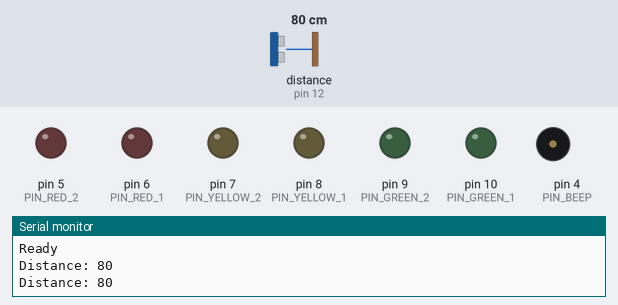
The sketch below on a simulated Arduino Uno, built with avr-gcc and run on an emulated ATmega328P. Parts: output pins drawn as LEDs (lit = HIGH), buzzer (waves = sounding), the last lines printed to the serial monitor. The test bench sets the inputs (shaded band); at power-on: distance to the obstacle (sensor on pin 12) 80 cm. The echo pulse lasts 58.3 µs per cm.

Above: at 2.2 s.
2.3 s: distance to the obstacle (sensor on pin 12) set to 72 cm
At 3.5 s:
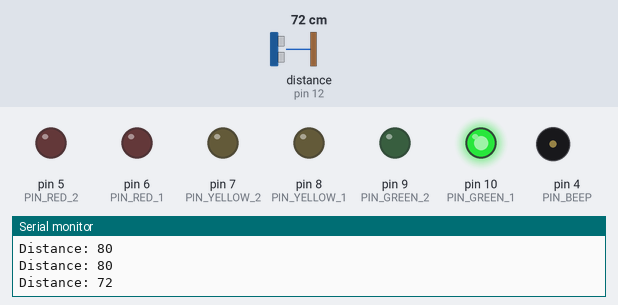
6.4 s: distance to the obstacle (sensor on pin 12) set to 63 cm
9.9 s: distance to the obstacle (sensor on pin 12) set to 57 cm
At 10.66 s:
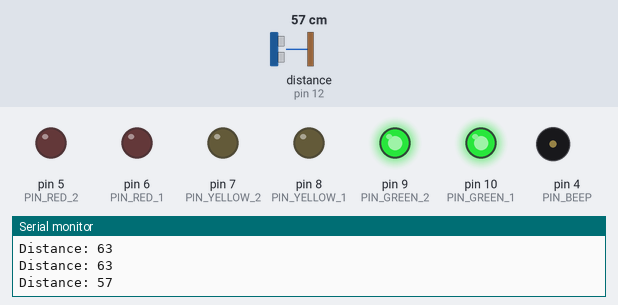
13.4 s: distance to the obstacle (sensor on pin 12) set to 50 cm
16.9 s: distance to the obstacle (sensor on pin 12) set to 43 cm
At 18.12 s:
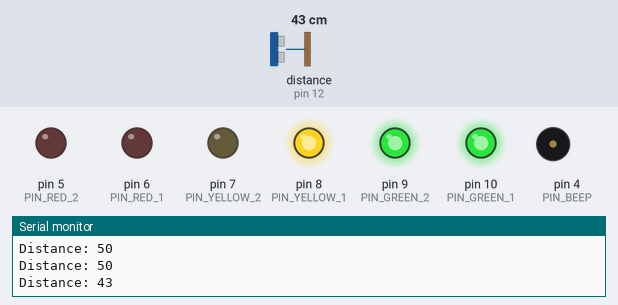
20.4 s: distance to the obstacle (sensor on pin 12) set to 2 cm
At 21.3 s:
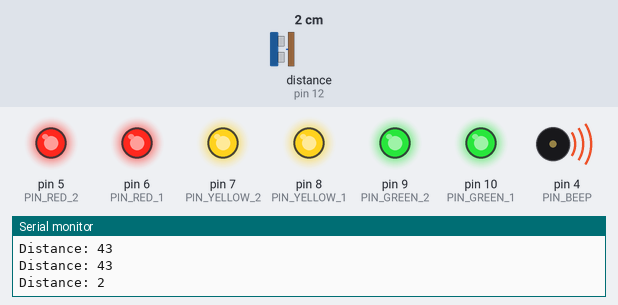
Timing chart, 0 to 24.9 s (numbered marks = the images above; inputs shaded):
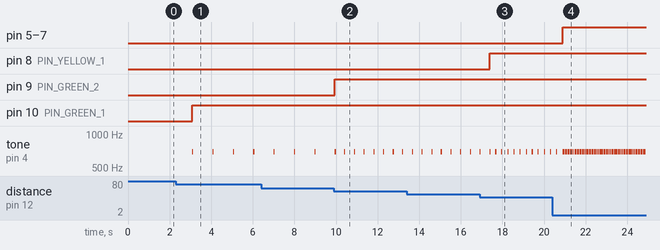

The sketch:

prox_sensor.ino
```cpp
#include <pitches.h>
#include "SR04.h"

#define PIN_GREEN_1 10
#define PIN_GREEN_2 9
#define PIN_YELLOW_1 8
#define PIN_YELLOW_2 7
#define PIN_RED_1 6
#define PIN_RED_2 5

#define PIN_BEEP 4

#define PIN_ECHO 11
#define PIN_TRIG 12

#define DISTANCE_GREEN_1 75
#define DISTANCE_GREEN_2 60
#define DISTANCE_YELLOW_1 45
#define DISTANCE_YELLOW_2 30
#define DISTANCE_RED_1 20
#define DISTANCE_RED_2 10

#define DURATION 50
#define CICLE 1000

SR04 sr04 = SR04(PIN_ECHO, PIN_TRIG);

long distance;

void setup() {
  Serial.begin(9600);

	pinMode(PIN_GREEN_1, OUTPUT);
	pinMode(PIN_GREEN_2, OUTPUT);
	pinMode(PIN_YELLOW_1, OUTPUT);
	pinMode(PIN_YELLOW_2, OUTPUT);
	pinMode(PIN_RED_1, OUTPUT);
	pinMode(PIN_RED_2, OUTPUT);
	pinMode(PIN_BEEP, OUTPUT);

  delay(1000);
  Serial.print("Ready\n");
}

void loop() {
	distance = sr04.Distance();

  Serial.print("Distance: ");
  Serial.print(distance);
  Serial.print("\n");

	checkDistance(PIN_GREEN_1, distance, DISTANCE_GREEN_1);
	checkDistance(PIN_GREEN_2, distance, DISTANCE_GREEN_2);
	checkDistance(PIN_YELLOW_1, distance, DISTANCE_YELLOW_1);
	checkDistance(PIN_YELLOW_2, distance, DISTANCE_YELLOW_2);
	checkDistance(PIN_RED_1, distance, DISTANCE_RED_1);
	checkDistance(PIN_RED_2, distance, DISTANCE_RED_2);

	beep(distance);
}

void checkDistance(int pin, long currentDistance, long maxDistance) {
	if (currentDistance <= maxDistance) {
		digitalWrite(pin, HIGH);
	} else {
		digitalWrite(pin, LOW);
	}
}

void beep(long distance) {
	int times = 1;

  if (distance <= DISTANCE_GREEN_1) {
    if (distance <= DISTANCE_RED_2) {
      times = 9;
    } else if (distance <= DISTANCE_RED_1) {
      times = 7;
    } else if (distance <= DISTANCE_YELLOW_2) {
      times = 5;
    } else if (distance <= DISTANCE_YELLOW_1) {
      times = 3;
    } else if (distance <= DISTANCE_GREEN_2) {
      times = 2;
    }

    int interval = (CICLE - (times * DURATION)) / times;
    for (int i = 0; i < times; i++) {
      tone(PIN_BEEP, NOTE_F5, DURATION);
      delay(interval);
    }
  } else {
    delay(CICLE);
  }
}
```

Measured:
- the behaviour switches between 76 and 75 cm on distance to the obstacle (sensor on pin 12) (found by bisection; images 0 and 1)
- the behaviour switches between 61 and 60 cm on distance to the obstacle (sensor on pin 12) (found by bisection; images 1 and 2)
- the behaviour switches between 46 and 45 cm on distance to the obstacle (sensor on pin 12) (found by bisection; images 2 and 3)
- after the input at 2.3 s, pin 10 (PIN_GREEN_1): LOW → HIGH after 0.79 s; tone on pin 4 (PIN_BEEP): alternates 698 Hz for 0.05 s and silent for 0.93 s, starting after 0.79 s
- after the input at 9.9 s, pin 9 (PIN_GREEN_2): LOW → HIGH after 0.05 s; tone on pin 4 (PIN_BEEP): alternates 698 Hz for 0.05 s and silent for 0.41 s, starting after 0.50 s
- after the input at 16.9 s, pin 8 (PIN_YELLOW_1): LOW → HIGH after 0.48 s
- after the input at 20.4 s, pin 5 (PIN_RED_2), pin 6 (PIN_RED_1), pin 7 (PIN_YELLOW_2): LOW → HIGH after 0.49 s
